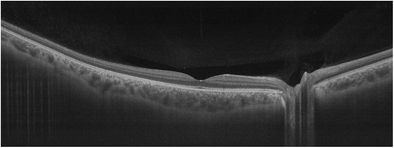
#> input picture data/oct retinal b scan.png, 394 x 148 px, found by its file name
$ jupyter execute oct_intensity_profile.ipynb
#> lines starting #> are read from the running program, lines starting #| are printed output that depends on the picture
[cell 1]
import numpy as np
import matplotlib.pyplot as plt

[cell 2]
import matplotlib.pyplot as plt
import matplotlib.image as mpimg

img = mpimg.imread('oct retinal b scan.png')
#> img is the input picture: shape (148, 394, 4) float32; mean R, G, B, A 0.188, 0.188, 0.188, 1
plt.figure(figsize=(10,4))
plt.imshow(img, cmap='gray')
plt.axis('off')

[cell 3]
import numpy as np
import matplotlib.pyplot as plt
import matplotlib.image as mpimg

# Load the image
img = mpimg.imread('oct retinal b scan.png')

# Convert to grayscale (if it’s RGB)
if img.ndim == 3:
    img_gray = img.mean(axis=2)
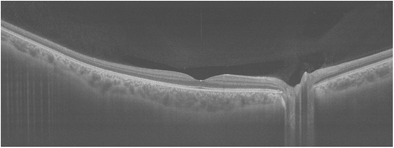
#> img_gray: shape (148, 394) float32; min 0.25, max 1, mean 0.391
else:
    img_gray = img

# Plot the image again
plt.figure(figsize=(12,5))
plt.imshow(img_gray, cmap='gray')
plt.title("Raw OCT B-scan")
plt.axis('off')
plt.show()

# Extract middle row intensity profile
mid_row = img_gray[img_gray.shape[0]//2, :]
#> mid_row = 394 values, max 1 at index 393, min 0.291 at index 216, mean 0.469

# Plot intensity profile
plt.plot(mid_row, color="black")
plt.title("Intensity Profile Along Central Scan Line")
plt.xlabel("Pixel Position")
plt.ylabel("Intensity")
plt.savefig("oct_central_intensity_profile.png", dpi=300, bbox_inches="tight")
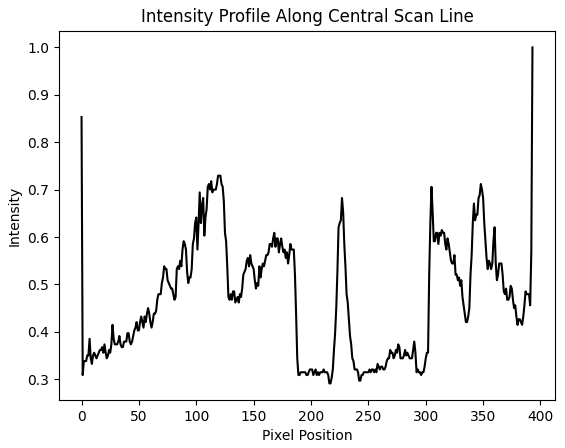
#> figure drawn by matplotlib, 1 panel; curve peaks at x = 393, y = 1
plt.show()

[cell 4]
import matplotlib.pyplot as plt
import matplotlib.image as mpimg

# Step 1 — load image
img = mpimg.imread('oct retinal b scan.png')

# Step 2 — show the OCT image
plt.figure(figsize=(12,4))
plt.imshow(img, cmap='gray')
plt.title("OCT B-Scan")
plt.axis('off')
plt.show()

# Step 3 — extract the central horizontal scan line
center_row = img.shape[0] // 2
#> center_row = 74
mid_row = img[center_row, :]
#> mid_row = 394 rows, first 6: [0.804, 0.804, 0.804, 1], [0.0784, 0.0784, 0.0784, 1], [0.118, 0.118, 0.118, 1], [0.118, 0.118, 0.118, 1], [0.118, 0.118, 0.118, 1], [0.133, 0.133, 0.133, 1]

# Step 4 — plot the intensity profile
plt.figure(figsize=(12,4))
plt.plot(mid_row)
plt.title("Intensity Profile Along Central Scan Line")
plt.xlabel("Pixel Position")
plt.ylabel("Intensity")
plt.show()
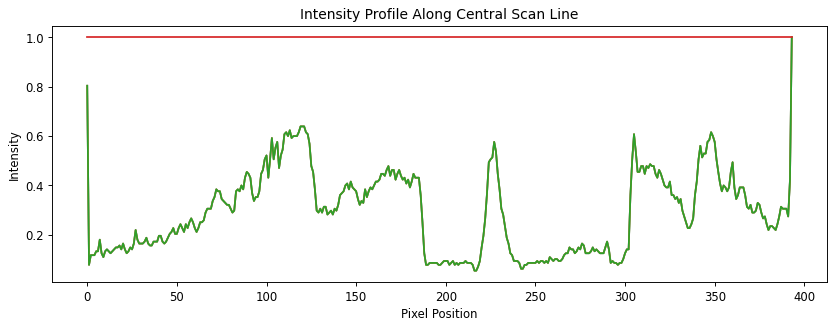
#> figure drawn by matplotlib, 1 panel; curve peaks at x = 393, y = 1; curve peaks at x = 393, y = 1; curve peaks at x = 393, y = 1

[cell 5]
import matplotlib.pyplot as plt

[cell 6]
import matplotlib.pyplot as plt
import matplotlib.image as mpimg
import numpy as np

# Load image
img = mpimg.imread("oct retinal b scan.png")

# Choose the middle row
center_row = img.shape[0] // 2
row = img[center_row, :] / 255.0
#> row = 394 rows, first 6: [0.00315, 0.00315, 0.00315, 0.00392], [0.000308, 0.000308, 0.000308, 0.00392], [0.000461, 0.000461, 0.000461, 0.00392], [0.000461, 0.000461, 0.000461, 0.00392], [0.000461, 0.000461, 0.000461, 0.00392], [0.000523, 0.000523, 0.000523, 0.00392]

# Plot and SAVE
plt.figure(figsize=(12,4))
plt.plot(row, color='green')
plt.title("Intensity Profile Along Central Scan Line")
plt.xlabel("Pixel Position")
plt.ylabel("Intensity")

plt.savefig("intensity_profile.png", dpi=300, bbox_inches='tight')
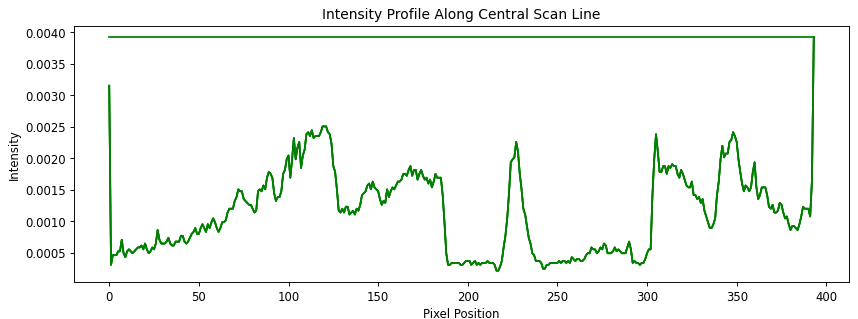
#> figure drawn by matplotlib, 1 panel; curve peaks at x = 393, y = 0.00392; curve peaks at x = 393, y = 0.00392; curve peaks at x = 393, y = 0.00392
plt.show()

[cell 7]
import matplotlib.pyplot as plt
import matplotlib.image as mpimg

img = mpimg.imread('oct retinal b scan.png')

center_row = img.shape[0] // 2
row = img[center_row, :] / 255.0

plt.figure(figsize=(12,4))
plt.plot(row, color='green')
plt.title("Intensity Profile Along Central Scan Line")
plt.xlabel("Pixel Position")
plt.ylabel("Intensity")

plt.savefig("intensity_profile.png", dpi=300, bbox_inches='tight')
plt.show()

[cell 8]
import numpy as np
import matplotlib.pyplot as plt
from scipy.ndimage import sobel
import matplotlib.image as mpimg

# 1. Load the OCT image (same file you already used)
img = mpimg.imread("oct retinal b scan.png")

# 2. Convert to grayscale if it is RGB
if img.ndim == 3:
    gray = img.mean(axis=2)
else:
    gray = img

# 3. Apply Sobel edge detection
gx = sobel(gray, axis=1)   # horizontal gradient
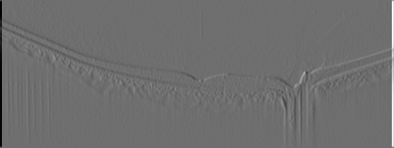
#> gx: shape (148, 394) float32; min -2.24, max 2.92, mean 0.00273; drawn with min black and max white
gy = sobel(gray, axis=0)   # vertical gradient
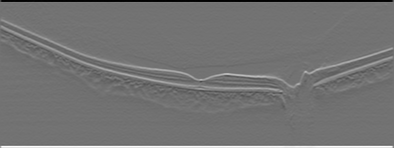
#> gy: shape (148, 394) float32; min -2.3, max 2.81, mean 0.00826; drawn with min black and max white
edge_mag = np.hypot(gx, gy)
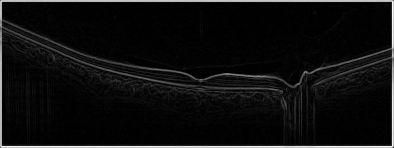
#> edge_mag: shape (148, 394) float32; min 0, max 2.92, mean 0.179; drawn with min black and max white

# 4. Normalise for display
edge_mag = edge_mag / edge_mag.max()

# 5. Show original vs edges
plt.figure(figsize=(12,4))

plt.subplot(1,2,1)
plt.imshow(gray, cmap='gray')
plt.title("Original OCT B-scan")
plt.axis('off')

plt.subplot(1,2,2)
plt.imshow(edge_mag, cmap='gray')
plt.title("Sobel Edge Map (Retinal Layers)")
plt.axis('off')

plt.tight_layout()
plt.show()
